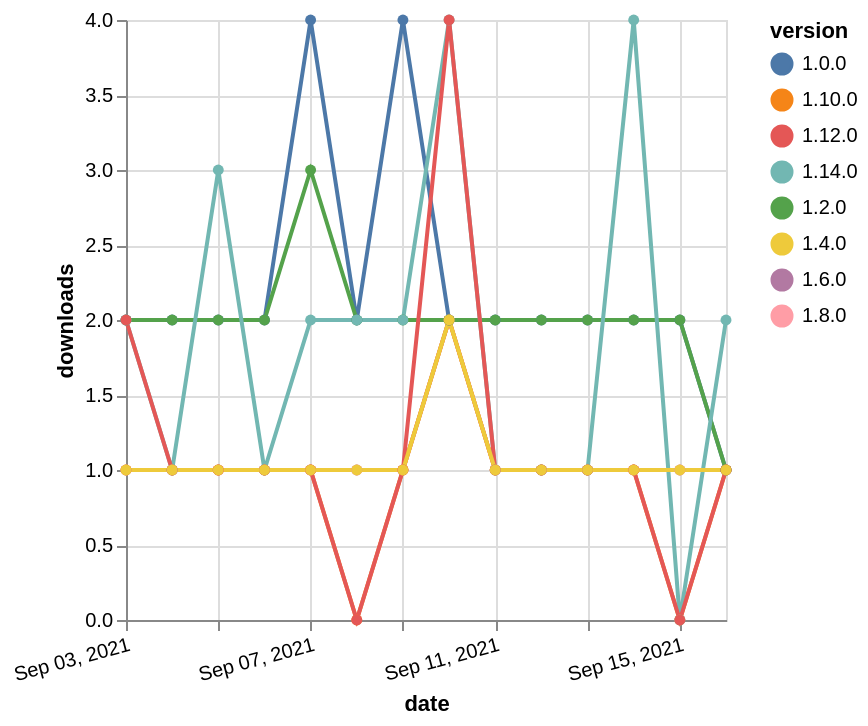

Describe this chart as a Vega-Lite specification.
### Vega-Lite specification from a JSON file in a GitHub repository (floating-point values rounded to 4 significant figures)
{"$schema": "https://vega.github.io/schema/vega-lite/v5.json", "description": "A simple bar chart with embedded data.", "data": {"values": [{"date": "2021-09-03", "total": 234, "delta": 1, "version": "1.6.0"}, {"date": "2021-09-04", "total": 235, "delta": 1, "version": "1.6.0"}, {"date": "2021-09-05", "total": 236, "delta": 1, "version": "1.6.0"}, {"date": "2021-09-06", "total": 237, "delta": 1, "version": "1.6.0"}, {"date": "2021-09-07", "total": 238, "delta": 1, "version": "1.6.0"}, {"date": "2021-09-08", "total": 239, "delta": 1, "version": "1.6.0"}, {"date": "2021-09-09", "total": 240, "delta": 1, "version": "1.6.0"}, {"date": "2021-09-10", "total": 242, "delta": 2, "version": "1.6.0"}, {"date": "2021-09-11", "total": 243, "delta": 1, "version": "1.6.0"}, {"date": "2021-09-12", "total": 244, "delta": 1, "version": "1.6.0"}, {"date": "2021-09-13", "total": 245, "delta": 1, "version": "1.6.0"}, {"date": "2021-09-14", "total": 246, "delta": 1, "version": "1.6.0"}, {"date": "2021-09-15", "total": 247, "delta": 1, "version": "1.6.0"}, {"date": "2021-09-16", "total": 248, "delta": 1, "version": "1.6.0"}, {"date": "2021-09-03", "total": 234, "delta": 1, "version": "1.8.0"}, {"date": "2021-09-04", "total": 235, "delta": 1, "version": "1.8.0"}, {"date": "2021-09-05", "total": 236, "delta": 1, "version": "1.8.0"}, {"date": "2021-09-06", "total": 237, "delta": 1, "version": "1.8.0"}, {"date": "2021-09-07", "total": 238, "delta": 1, "version": "1.8.0"}, {"date": "2021-09-08", "total": 239, "delta": 1, "version": "1.8.0"}, {"date": "2021-09-09", "total": 240, "delta": 1, "version": "1.8.0"}, {"date": "2021-09-10", "total": 242, "delta": 2, "version": "1.8.0"}, {"date": "2021-09-11", "total": 243, "delta": 1, "version": "1.8.0"}, {"date": "2021-09-12", "total": 244, "delta": 1, "version": "1.8.0"}, {"date": "2021-09-13", "total": 245, "delta": 1, "version": "1.8.0"}, {"date": "2021-09-14", "total": 246, "delta": 1, "version": "1.8.0"}, {"date": "2021-09-15", "total": 247, "delta": 1, "version": "1.8.0"}, {"date": "2021-09-16", "total": 248, "delta": 1, "version": "1.8.0"}, {"date": "2021-09-03", "total": 189, "delta": 1, "version": "1.10.0"}, {"date": "2021-09-04", "total": 190, "delta": 1, "version": "1.10.0"}, {"date": "2021-09-05", "total": 191, "delta": 1, "version": "1.10.0"}, {"date": "2021-09-06", "total": 192, "delta": 1, "version": "1.10.0"}, {"date": "2021-09-07", "total": 193, "delta": 1, "version": "1.10.0"}, {"date": "2021-09-08", "total": 193, "delta": 0, "version": "1.10.0"}, {"date": "2021-09-09", "total": 194, "delta": 1, "version": "1.10.0"}, {"date": "2021-09-10", "total": 196, "delta": 2, "version": "1.10.0"}, {"date": "2021-09-11", "total": 197, "delta": 1, "version": "1.10.0"}, {"date": "2021-09-12", "total": 198, "delta": 1, "version": "1.10.0"}, {"date": "2021-09-13", "total": 199, "delta": 1, "version": "1.10.0"}, {"date": "2021-09-14", "total": 200, "delta": 1, "version": "1.10.0"}, {"date": "2021-09-15", "total": 200, "delta": 0, "version": "1.10.0"}, {"date": "2021-09-16", "total": 201, "delta": 1, "version": "1.10.0"}, {"date": "2021-09-03", "total": 2557, "delta": 2, "version": "1.0.0"}, {"date": "2021-09-04", "total": 2559, "delta": 2, "version": "1.0.0"}, {"date": "2021-09-05", "total": 2561, "delta": 2, "version": "1.0.0"}, {"date": "2021-09-06", "total": 2563, "delta": 2, "version": "1.0.0"}, {"date": "2021-09-07", "total": 2567, "delta": 4, "version": "1.0.0"}, {"date": "2021-09-08", "total": 2569, "delta": 2, "version": "1.0.0"}, {"date": "2021-09-09", "total": 2573, "delta": 4, "version": "1.0.0"}, {"date": "2021-09-10", "total": 2575, "delta": 2, "version": "1.0.0"}, {"date": "2021-09-11", "total": 2577, "delta": 2, "version": "1.0.0"}, {"date": "2021-09-12", "total": 2579, "delta": 2, "version": "1.0.0"}, {"date": "2021-09-13", "total": 2581, "delta": 2, "version": "1.0.0"}, {"date": "2021-09-14", "total": 2583, "delta": 2, "version": "1.0.0"}, {"date": "2021-09-15", "total": 2585, "delta": 2, "version": "1.0.0"}, {"date": "2021-09-16", "total": 2586, "delta": 1, "version": "1.0.0"}, {"date": "2021-09-03", "total": 2256, "delta": 2, "version": "1.2.0"}, {"date": "2021-09-04", "total": 2258, "delta": 2, "version": "1.2.0"}, {"date": "2021-09-05", "total": 2260, "delta": 2, "version": "1.2.0"}, {"date": "2021-09-06", "total": 2262, "delta": 2, "version": "1.2.0"}, {"date": "2021-09-07", "total": 2265, "delta": 3, "version": "1.2.0"}, {"date": "2021-09-08", "total": 2267, "delta": 2, "version": "1.2.0"}, {"date": "2021-09-09", "total": 2269, "delta": 2, "version": "1.2.0"}, {"date": "2021-09-10", "total": 2271, "delta": 2, "version": "1.2.0"}, {"date": "2021-09-11", "total": 2273, "delta": 2, "version": "1.2.0"}, {"date": "2021-09-12", "total": 2275, "delta": 2, "version": "1.2.0"}, {"date": "2021-09-13", "total": 2277, "delta": 2, "version": "1.2.0"}, {"date": "2021-09-14", "total": 2279, "delta": 2, "version": "1.2.0"}, {"date": "2021-09-15", "total": 2281, "delta": 2, "version": "1.2.0"}, {"date": "2021-09-16", "total": 2282, "delta": 1, "version": "1.2.0"}, {"date": "2021-09-03", "total": 146, "delta": 2, "version": "1.14.0"}, {"date": "2021-09-04", "total": 147, "delta": 1, "version": "1.14.0"}, {"date": "2021-09-05", "total": 150, "delta": 3, "version": "1.14.0"}, {"date": "2021-09-06", "total": 151, "delta": 1, "version": "1.14.0"}, {"date": "2021-09-07", "total": 153, "delta": 2, "version": "1.14.0"}, {"date": "2021-09-08", "total": 155, "delta": 2, "version": "1.14.0"}, {"date": "2021-09-09", "total": 157, "delta": 2, "version": "1.14.0"}, {"date": "2021-09-10", "total": 161, "delta": 4, "version": "1.14.0"}, {"date": "2021-09-11", "total": 162, "delta": 1, "version": "1.14.0"}, {"date": "2021-09-12", "total": 163, "delta": 1, "version": "1.14.0"}, {"date": "2021-09-13", "total": 164, "delta": 1, "version": "1.14.0"}, {"date": "2021-09-14", "total": 168, "delta": 4, "version": "1.14.0"}, {"date": "2021-09-15", "total": 168, "delta": 0, "version": "1.14.0"}, {"date": "2021-09-16", "total": 170, "delta": 2, "version": "1.14.0"}, {"date": "2021-09-03", "total": 227, "delta": 2, "version": "1.12.0"}, {"date": "2021-09-04", "total": 228, "delta": 1, "version": "1.12.0"}, {"date": "2021-09-05", "total": 229, "delta": 1, "version": "1.12.0"}, {"date": "2021-09-06", "total": 230, "delta": 1, "version": "1.12.0"}, {"date": "2021-09-07", "total": 231, "delta": 1, "version": "1.12.0"}, {"date": "2021-09-08", "total": 231, "delta": 0, "version": "1.12.0"}, {"date": "2021-09-09", "total": 232, "delta": 1, "version": "1.12.0"}, {"date": "2021-09-10", "total": 236, "delta": 4, "version": "1.12.0"}, {"date": "2021-09-11", "total": 237, "delta": 1, "version": "1.12.0"}, {"date": "2021-09-12", "total": 238, "delta": 1, "version": "1.12.0"}, {"date": "2021-09-13", "total": 239, "delta": 1, "version": "1.12.0"}, {"date": "2021-09-14", "total": 240, "delta": 1, "version": "1.12.0"}, {"date": "2021-09-15", "total": 240, "delta": 0, "version": "1.12.0"}, {"date": "2021-09-16", "total": 241, "delta": 1, "version": "1.12.0"}, {"date": "2021-09-03", "total": 289, "delta": 1, "version": "1.4.0"}, {"date": "2021-09-04", "total": 290, "delta": 1, "version": "1.4.0"}, {"date": "2021-09-05", "total": 291, "delta": 1, "version": "1.4.0"}, {"date": "2021-09-06", "total": 292, "delta": 1, "version": "1.4.0"}, {"date": "2021-09-07", "total": 293, "delta": 1, "version": "1.4.0"}, {"date": "2021-09-08", "total": 294, "delta": 1, "version": "1.4.0"}, {"date": "2021-09-09", "total": 295, "delta": 1, "version": "1.4.0"}, {"date": "2021-09-10", "total": 297, "delta": 2, "version": "1.4.0"}, {"date": "2021-09-11", "total": 298, "delta": 1, "version": "1.4.0"}, {"date": "2021-09-12", "total": 299, "delta": 1, "version": "1.4.0"}, {"date": "2021-09-13", "total": 300, "delta": 1, "version": "1.4.0"}, {"date": "2021-09-14", "total": 301, "delta": 1, "version": "1.4.0"}, {"date": "2021-09-15", "total": 302, "delta": 1, "version": "1.4.0"}, {"date": "2021-09-16", "total": 303, "delta": 1, "version": "1.4.0"}]}, "width": "container", "mark": {"type": "line", "point": {"filled": true}}, "encoding": {"x": {"field": "date", "type": "temporal", "timeUnit": "yearmonthdate", "title": "date", "axis": {"labelAngle": -15}}, "y": {"field": "delta", "type": "quantitative", "title": "downloads"}, "color": {"field": "version", "type": "nominal"}, "tooltip": {"field": "delta"}}}
